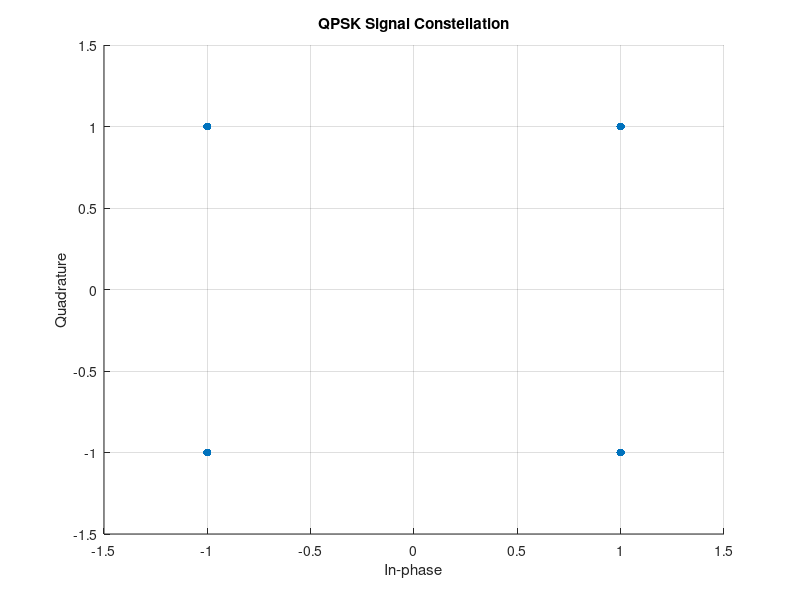

The MATLAB script that drew this image:
% % Parameters
% num_symbols = 8; % Number of QPSK symbols
% samples_per_symbol = 32; % Sampling rate
% rolloff = 0; % Rectangular pulse shaping (no roll-off)
% symbol_rate = 1; % Symbol rate
% fc = 2e6; % Carrier frequency
% fs = samples_per_symbol * symbol_rate; % Sampling frequency
% 
% % Generate random binary data for QPSK modulation
% data = randi([0 1], 1, 2*num_symbols);
% 
% % Map binary data to QPSK symbols
% qpsk_symbols = 1/sqrt(2) * (2 * data(1:2:end) - 1 + 1i * (2 * data(2:2:end) - 1));
% 
% % Upsample symbols to desired sampling rate
% upsampled_symbols = upsample(qpsk_symbols, samples_per_symbol);
% 
% % Generate rectangular baseband pulses
% rect_pulse = ones(1, samples_per_symbol);
% 
% % Pulse shaping using convolution
% pulse_shaped_waveform = conv(upsampled_symbols, rect_pulse);
% 
% % Modulate the pulse-shaped waveform onto the subcarrier
% t = (0:length(pulse_shaped_waveform)-1) / fs; % Time vector
% subcarrier = real(pulse_shaped_waveform .* exp(1i * 2 * pi * fc * t));
% 
% % Plotting
% figure;
% 

% % Time series plot
% subplot(2, 1, 1);
% plot(t, subcarrier);
% title('QPSK Modulated Subcarrier - Time Series');
% xlabel('Time (s)');
% ylabel('Amplitude');
% grid on;
% 
% % Power spectrum plot
% subplot(2, 1, 2);
% NFFT = 2^nextpow2(length(subcarrier)); % Next power of 2 from length of y
% Y = fft(subcarrier,NFFT)/length(subcarrier);
% f = fs/2*linspace(0,1,NFFT/2+1);
% plot(f,2*abs(Y(1:NFFT/2+1)));
% title('QPSK Modulated Subcarrier - Power Spectrum');
% xlabel('Frequency (Hz)');
% ylabel('Power');
% grid on;
% 
% % Adjust plot layout
% subplot(2, 1, 1);

% Define parameters
num_symbols = 1000;  % Number of QPSK symbols
rolloff_factor = 0.5; % Roll-off factor for pulse shaping

% Generate random binary data for QPSK modulation
binary_data = randi([0 1], num_symbols, 2); % 2 bits per symbol

% Map binary data to QPSK symbols
qpsk_symbols = 2 * binary_data - 1; % Map 0 to -1, 1 to 1

% Perform QPSK modulation
qpsk_modulated = qpsk_symbols(:,1) + 1i * qpsk_symbols(:,2);

% Plot QPSK signal on a scatter plot
figure;
scatter(real(qpsk_modulated), imag(qpsk_modulated), 'filled');
xlabel('In-phase');
ylabel('Quadrature');
title('QPSK Signal Constellation');
axis([-1.5 1.5 -1.5 1.5]); % Set axis limits for better visualization
grid on;

